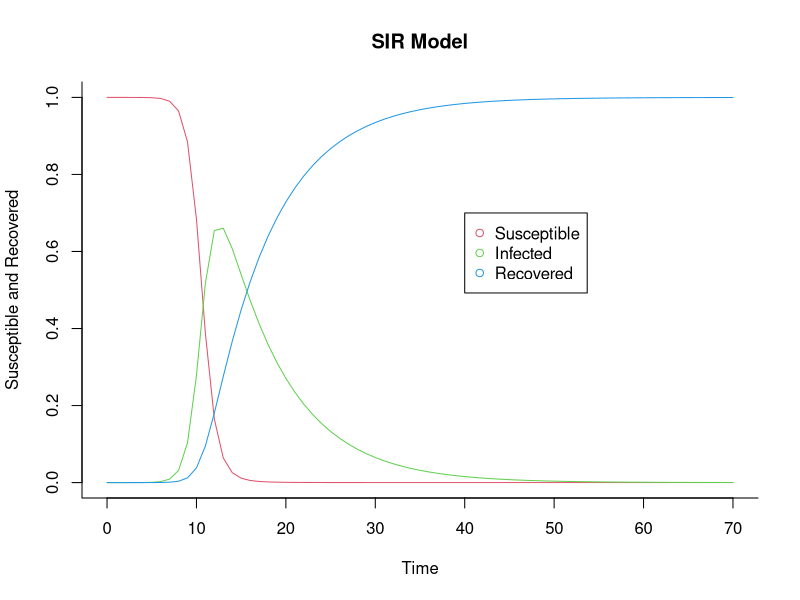

This figure's R source:
## ---- chunk 1
knitr::opts_chunk$set(echo = TRUE)
## ---- chunk 2
library(deSolve)
sir <- function(time, state, parameters) {
  with(as.list(c(state, parameters)), {
    dS <- -beta * S * I
    dI <- beta * S * I - gamma * I
    dR <- gamma * I
	
    return(list(c(dS, dI, dR)))
  })
}

init <- c(S = 1-1e-6, I = 1e-6, 0.0)
parameters <- c(beta = 1.4247, gamma = 0.14286)
times <- seq(0, 70, by = 1)
out <- as.data.frame(ode(y = init, times = times, func = sir, parms = parameters))
out$time <- NULL

matplot(times, out, type = "l", xlab = "Time", ylab = "Susceptible and Recovered", main = "SIR Model", lwd = 1, lty = 1, bty = "l", col = 2:4)
legend(40, 0.7, c("Susceptible", "Infected", "Recovered"), pch = 1, col = 2:4)
